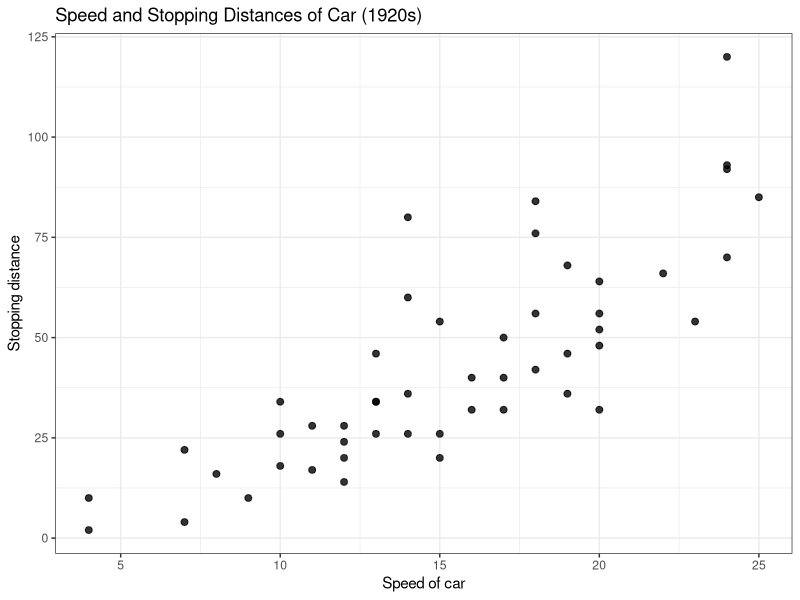
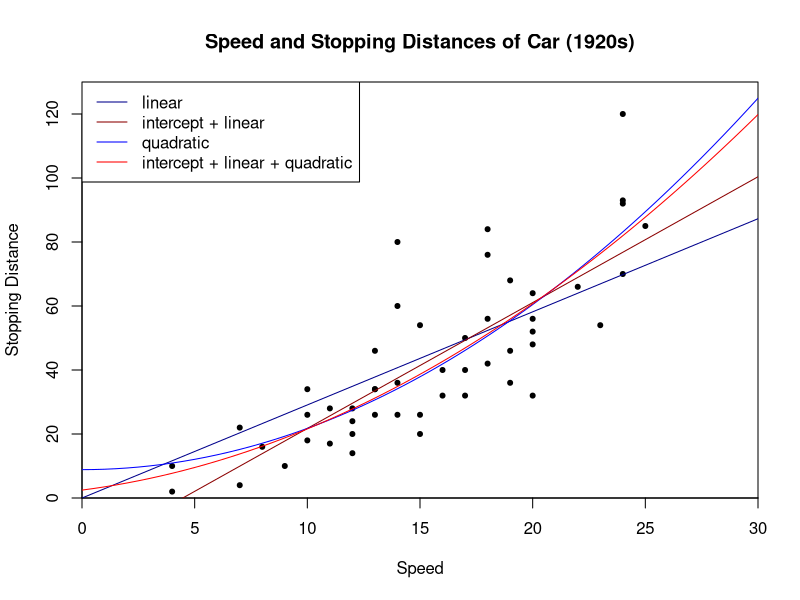

These charts were generated, in order, by the following R code:
## ---- chunk 1
knitr::opts_chunk$set(echo = TRUE)
library(car)
library(ggplot2)
## ---- chunk 2
summary(cars)
## ---- chunk 3
ggplot(cars, aes(x=speed, y=dist)) + 
    geom_point(size=2, alpha=0.8) + 
    theme_bw() +
    xlab("Speed of car") + 
    ylab("Stopping distance") + 
    ggtitle("Speed and Stopping Distances of Car (1920s)")
## ---- chunk 4
cars_lm1 <- lm(dist ~ -1 +speed , data = cars)
cars_lm2 <- lm(dist ~  speed , data = cars)
cars_lm3 <- lm(dist ~  I(speed^2) , data = cars)
cars_lm4 <- lm(dist ~  speed + I(speed^2) , data = cars)
## ---- chunk 5
summary(cars_lm3)
## ---- chunk 6
plot(dist ~ speed, data = cars, xlim = c(0,30), ylim = c(0,130),pch=20,
    col = "black", xaxs="i",yaxs="i",
    main="Speed and Stopping Distances of Car (1920s)",xlab="Speed", ylab="Stopping Distance")
abline(cars_lm1, col ="blue4")
abline(cars_lm2, col ="red4")
#lines(sort(cars$speed), fitted(cars_lm3)[order(cars$speed)], col='green')
lines(seq(0, 30, 0.5), predict(cars_lm3,data.frame(speed = seq(0, 30, 0.5))), col='blue')
lines(seq(0, 30, 0.5), predict(cars_lm4,data.frame(speed = seq(0, 30, 0.5))), col='red')
legend("topleft",legend = c("linear","intercept + linear",
                            "quadratic","intercept + linear + quadratic"),
                         lty = c(1,1,1,1),col = c("blue4","red4","blue","red"))

